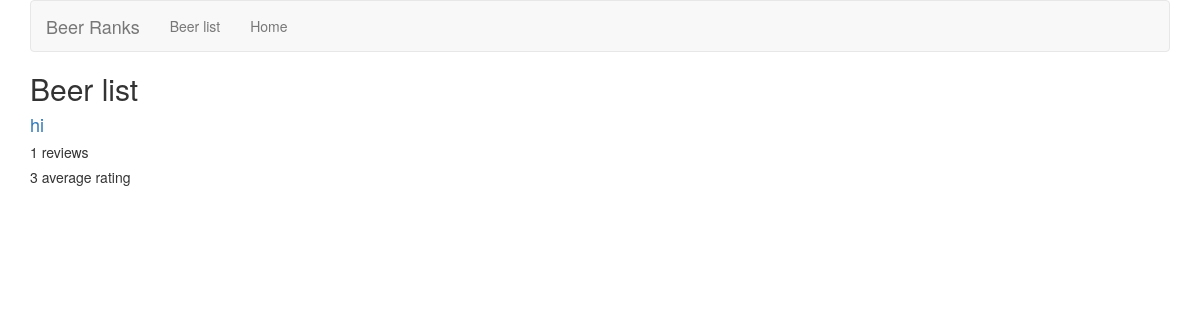
Page /reviews/beer on the earlier database version.
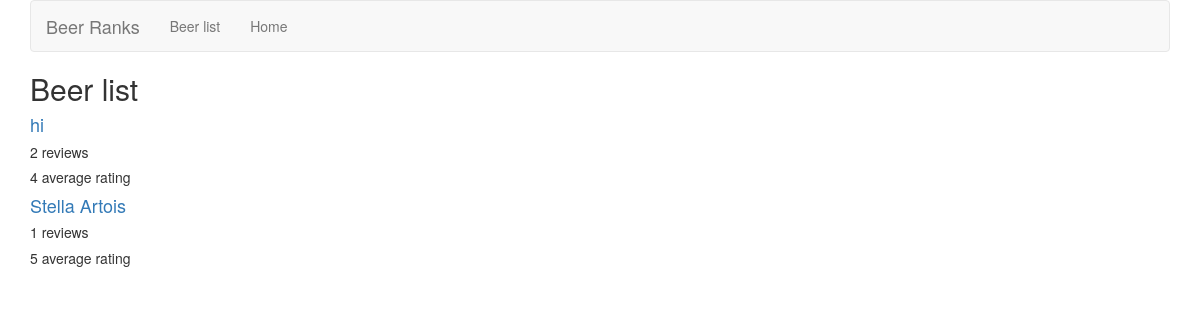
Same page on the later database version.
### reviews/models.py (models this page shows, shortened)
class Beer(models.Model):
    name = models.CharField(max_length=200)
    def average_rating(self):
        all_ratings = list(map(lambda x: x.rating, self.review_set.all()))
        return np.mean(all_ratings)

class Review(models.Model):
    RATING_CHOICES = (
        (1, '1'),
        (2, '2'),
        (3, '3'),
        (4, '4'),
        (5, '5'),
    )
    beer = models.ForeignKey(Beer)
    pub_date = models.DateTimeField('date published')
    user_name = models.CharField(max_length=100)
    comment = models.CharField(max_length=200)
    rating = models.IntegerField(choices=RATING_CHOICES)

### reviews/views.py (the view)
def beer_list(request):
    beer_list = Beer.objects.order_by('-name')
    context = {'beer_list':beer_list}
    return render(request, 'reviews/beer_list.html', context)

### reviews/templates/reviews/beer_list.html
{% extends 'reviews/base.html' %}
{% block title%}
<h2>Beer list</h2>
{% endblock %}
{% block content %}
{% if beer_list %}
<div>
    {% for beer in beer_list %}
    <div>
        <h4><a href="{% url 'reviews:beer_detail' beer.id %}">
        {{ beer.name }}
        </a></h4>
        <h5>{{ beer.review_set.count }} reviews</h5>
        <h5>{{ beer.average_rating | floatformat }} average rating</h5>
    </div>
    {% endfor %}
</div>
{% else %}
    <p>No beers are available.</p>
{% endif %}
{% endblock %}

Differences in the rows shown:
computed for Beer "hi": review_set.count "1" → "2"; average_rating "3" → "4"
added Beer: name "Stella Artois", review_set.count "1", average_rating "5"
